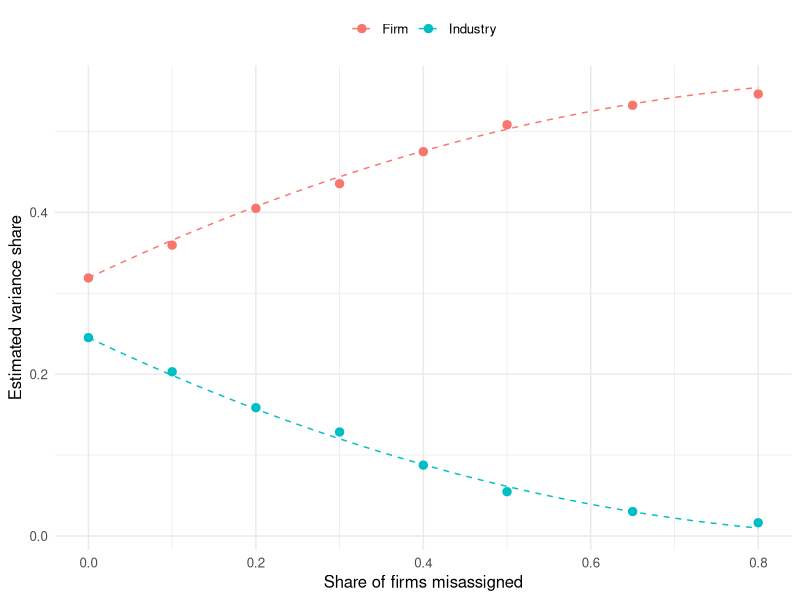
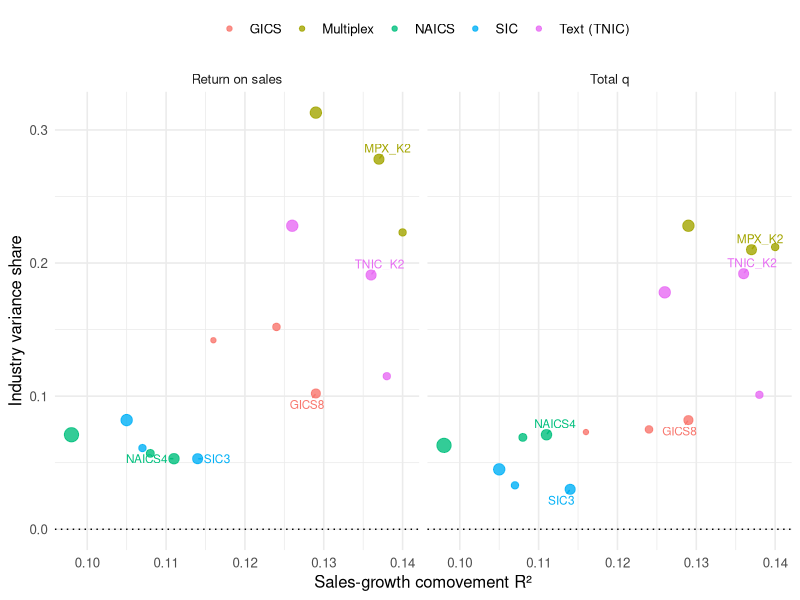

These figures' R source, in order:
## ---- chunk 1
#| label: fig-ie-attenuation
#| fig-cap: "Random misassignment relabels industry variance as firm variance. Points are random-effects estimates on simulated panels; dashed lines are the approximation in @eq-ie-uniform. The residual share (not shown) stays at its true value of 0.45 throughout."
#| message: false
#| warning: false
library(lme4)
library(dplyr)
library(tidyr)
library(ggplot2)

set.seed(42)
K <- 60; n_per <- 25; n_years <- 10
firms <- tibble(firm = 1:(K * n_per), true_ind = rep(1:K, each = n_per))
ind_eff  <- rnorm(K, 0, sqrt(0.20))            # true industry share 0.20
firm_eff <- rnorm(nrow(firms), 0, sqrt(0.35))  # true firm share 0.35
panel <- crossing(firms, year = 1:n_years) |>
  mutate(y = ind_eff[true_ind] + firm_eff[firm] + rnorm(n(), 0, sqrt(0.45)))

reassign <- function(p) {
  move <- runif(nrow(firms)) < p
  lab <- firms$true_ind
  lab[move] <- (lab[move] + sample(1:(K - 1), sum(move), TRUE) - 1) %% K + 1
  lab
}
shares <- function(d) {
  v <- as.data.frame(VarCorr(lmer(y ~ 1 + (1 | ind) + (1 | firm), data = d,
                                  control = lmerControl(calc.derivs = FALSE))))
  setNames(v$vcov / sum(v$vcov), v$grp)
}

p_grid <- c(0, 0.1, 0.2, 0.3, 0.4, 0.5, 0.65, 0.8)
sim <- bind_rows(lapply(p_grid, function(p) {
  s <- shares(mutate(panel, ind = reassign(p)[firm]))
  tibble(p = p, Industry = s[["ind"]], Firm = s[["firm"]])
}))
s0 <- sim |> filter(p == 0)
theory <- tibble(p = seq(0, 0.8, 0.01)) |>
  mutate(Industry = (1 - p)^2 * s0$Industry,
         Firm = s0$Firm + (1 - (1 - p)^2) * s0$Industry)

ggplot(pivot_longer(sim, -p), aes(p, value, colour = name)) +
  geom_line(data = pivot_longer(theory, -p), linetype = "dashed") +
  geom_point(size = 2.5) +
  labs(x = "Share of firms misassigned", y = "Estimated variance share", colour = NULL) +
  theme_minimal(base_size = 12) +
  theme(legend.position = "top")
## ---- chunk 2
#| label: tbl-ie-ari
#| tbl-cap: "Agreement between schemes at the three-digit-SIC granularity (adjusted Rand index). 1 = identical partitions, 0 = chance-level agreement."
#| echo: false
ari_mid <- matrix(c(
  1.000, 0.585, 0.366, 0.130, 0.090,
  0.585, 1.000, 0.387, 0.184, 0.130,
  0.366, 0.387, 1.000, 0.223, 0.178,
  0.130, 0.184, 0.223, 1.000, 0.304,
  0.090, 0.130, 0.178, 0.304, 1.000), 5, byrow = TRUE,
  dimnames = list(c("SIC3", "NAICS4", "GICS8", "Text (239)", "Multiplex (239)"),
                  c("SIC3", "NAICS4", "GICS8", "Text (239)", "Multiplex (239)")))
knitr::kable(ari_mid, digits = 2)
## ---- chunk 3
#| label: tbl-ie-pairs
#| tbl-cap: "How many of the five three-digit-granularity schemes put a pair of firms in the same industry, among pairs grouped together by at least one scheme."
#| echo: false
pairs <- tibble::tibble(
  `Schemes agreeing` = 1:5,
  `Firm pairs` = c(605197, 330508, 142032, 40209, 13836))
pairs$Share <- pairs$`Firm pairs` / sum(pairs$`Firm pairs`)
knitr::kable(pairs, digits = 3, format.args = list(big.mark = ","))
## ---- chunk 4
#| label: tbl-ie-repl
#| tbl-cap: "Fifteen schemes, grouped by granularity. Columns: number of industries, median industry size, agreement with SIC3, mean within-industry text similarity, sales-growth comovement R², and the industry and firm variance shares of return on sales (ROS) and Total q."
#| echo: false
ie_res <- tibble::tribble(
  ~scheme, ~family, ~K, ~median_size, ~ari_sic3, ~text_sim, ~comove_r2, ~ind_ros, ~firm_ros, ~ind_q, ~firm_q,
  "SIC2", "SIC", 63, 34, 0.719, 0.0060, 0.107, 0.061, 0.632, 0.033, 0.562,
  "NAICS3", "NAICS", 88, 29.5, 0.444, 0.0086, 0.108, 0.057, 0.633, 0.069, 0.531,
  "GICS6", "GICS", 70, 60, 0.394, 0.0120, 0.124, 0.152, 0.522, 0.075, 0.525,
  "TNIC_K1", "Text (TNIC)", 63, 66, 0.285, 0.0133, 0.138, 0.115, 0.550, 0.101, 0.488,
  "MPX_K1", "Multiplex", 63, 88, 0.138, 0.0102, 0.140, 0.223, 0.454, 0.212, 0.413,
  "SIC3", "SIC", 239, 9, 1.000, 0.0097, 0.114, 0.053, 0.619, 0.030, 0.556,
  "NAICS4", "NAICS", 273, 9, 0.585, 0.0173, 0.111, 0.053, 0.620, 0.071, 0.521,
  "GICS8", "GICS", 159, 21, 0.366, 0.0171, 0.129, 0.102, 0.556, 0.082, 0.519,
  "TNIC_K2", "Text (TNIC)", 239, 18, 0.130, 0.0263, 0.136, 0.191, 0.479, 0.192, 0.413,
  "MPX_K2", "Multiplex", 239, 22, 0.090, 0.0243, 0.137, 0.278, 0.404, 0.210, 0.395,
  "SIC4", "SIC", 382, 7, 0.559, 0.0153, 0.105, 0.082, 0.570, 0.045, 0.538,
  "NAICS6", "NAICS", 804, 3, 0.400, 0.0201, 0.098, 0.071, 0.575, 0.063, 0.520,
  "TNIC_K3", "Text (TNIC)", 382, 12, 0.088, 0.0292, 0.126, 0.228, 0.452, 0.178, 0.419,
  "MPX_K3", "Multiplex", 382, 14, 0.060, 0.0276, 0.129, 0.313, 0.384, 0.228, 0.382,
  "GICS4", "GICS", 25, 158, 0.453, 0.0071, 0.116, 0.142, 0.556, 0.073, 0.531
)
knitr::kable(
  ie_res[, c("scheme", "K", "median_size", "ari_sic3", "text_sim", "comove_r2",
             "ind_ros", "firm_ros", "ind_q", "firm_q")],
  col.names = c("Scheme", "Groups", "Median size", "ARI vs SIC3", "Text sim.",
                "Comove R²", "Industry (ROS)", "Firm (ROS)", "Industry (q)", "Firm (q)"),
  digits = c(0, 0, 1, 2, 4, 3, 3, 3, 3, 3))
## ---- chunk 5
#| label: fig-ie-repl
#| fig-cap: "Industry variance share against sales-growth comovement, by scheme. Comovement is the R² of firm sales growth on the leave-one-out industry-year mean, a similarity criterion that uses no text. Labels mark the three-digit-granularity schemes; the dotted line at zero is the industry share under random assignment (permutation benchmark)."
#| fig-height: 4.5
#| message: false
#| warning: false
library(ggplot2)
plot_df <- rbind(
  transform(ie_res, outcome = "Return on sales", share = ind_ros),
  transform(ie_res, outcome = "Total q", share = ind_q))
ggplot(plot_df, aes(comove_r2, share, colour = family)) +
  geom_hline(yintercept = 0, linetype = "dotted") +
  geom_point(aes(size = K), alpha = 0.8) +
  ggrepel::geom_text_repel(
    data = subset(plot_df, scheme %in% c("SIC3", "NAICS4", "GICS8", "TNIC_K2", "MPX_K2")),
    aes(label = scheme), size = 3, min.segment.length = 0, seed = 1, show.legend = FALSE) +
  facet_wrap(~outcome) +
  scale_size_continuous(range = c(1.5, 4.5), guide = "none") +
  labs(x = "Sales-growth comovement R²", y = "Industry variance share", colour = NULL) +
  theme_minimal(base_size = 12) +
  theme(legend.position = "top")
